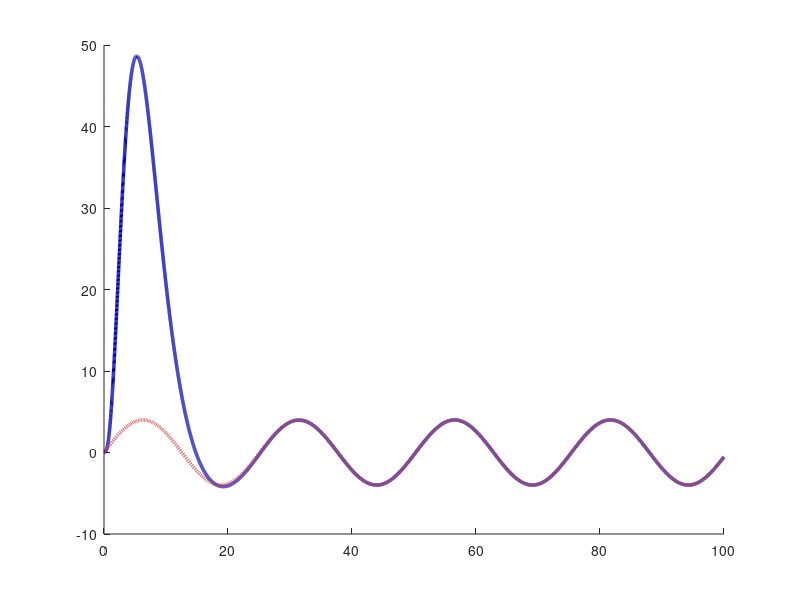

Here is the MATLAB script that generated this plot: (Note: this script raises an error after producing the figure.)
num_W = [3]; 
den_W = [1 7.5 2]; 
W = tf(num_W, den_W); 
A = 4; 
w = 0.25; 
w0 = 0.5; 
a3 = 1; 
a0_tilde = 2.5 - 7.5; % = -5 
b3 = (2.5 - (2 + 7.5*a0_tilde + 0.0625*a3)) / 3; 
b2 = (1.25 - (2*a0_tilde + 0.46875*a3 + 0.0625*a0_tilde)) / 3; 
b1 = (0.3125 - (0.125*a3 + 0.46875*a0_tilde)) / 3; 
b0 = (0.03125 - (0.125*a0_tilde)) / 3; 
a2 = a0_tilde; 
a1 = 0.0625 * a3; 
a0 = 0.0625 * a0_tilde; 
num_H = [b3 b2 b1 b0]; 
den_H = [a3 a2 a1 a0]; 
H = tf(num_H, den_H); 
t_sim = 0:0.01:100; 
g = A*sin(w*t_sim); 
sys_cl = feedback(W*H, 1); 
[y, t] = lsim(sys_cl, g, t_sim);

line_styles = {
    {'Color', [0.85, 0.65, 0], 'LineStyle', '-', 'LineWidth', 2.5},
    {'Color', [0, 0.5, 0.4], 'LineStyle', '--', 'LineWidth', 2.5},
    {'Color', [0, 0, 0.7], 'LineStyle', '-', 'LineWidth', 2.5}, 
    {'Color', [0.8, 0.2, 0.2], 'LineStyle', '--', 'LineWidth', 2.5}, 
};

figure('Position', [100 100 800 400]);
hold on;

plot(t, y, line_styles{3}{:});
plot(t, g, line_styles{4}{:});

ax = gca; ax.LineWidth = 1.5; ax.FontSize = 12;
ax.XColor = [0.3 0.3 0.3]; ax.YColor = [0.3 0.3 0.3];
ax.GridColor = [0.9 0.9 0.9]; ax.GridAlpha = 0.4;
ax.MinorGridColor = [0.95 0.95 0.95]; ax.MinorGridAlpha = 0.2;
grid on; grid minor; box on; 

xlabel('Time'); ylabel('Amplitude');

legend('1', '2', 'Location','northeast','FontSize',13,'NumColumns',1);
